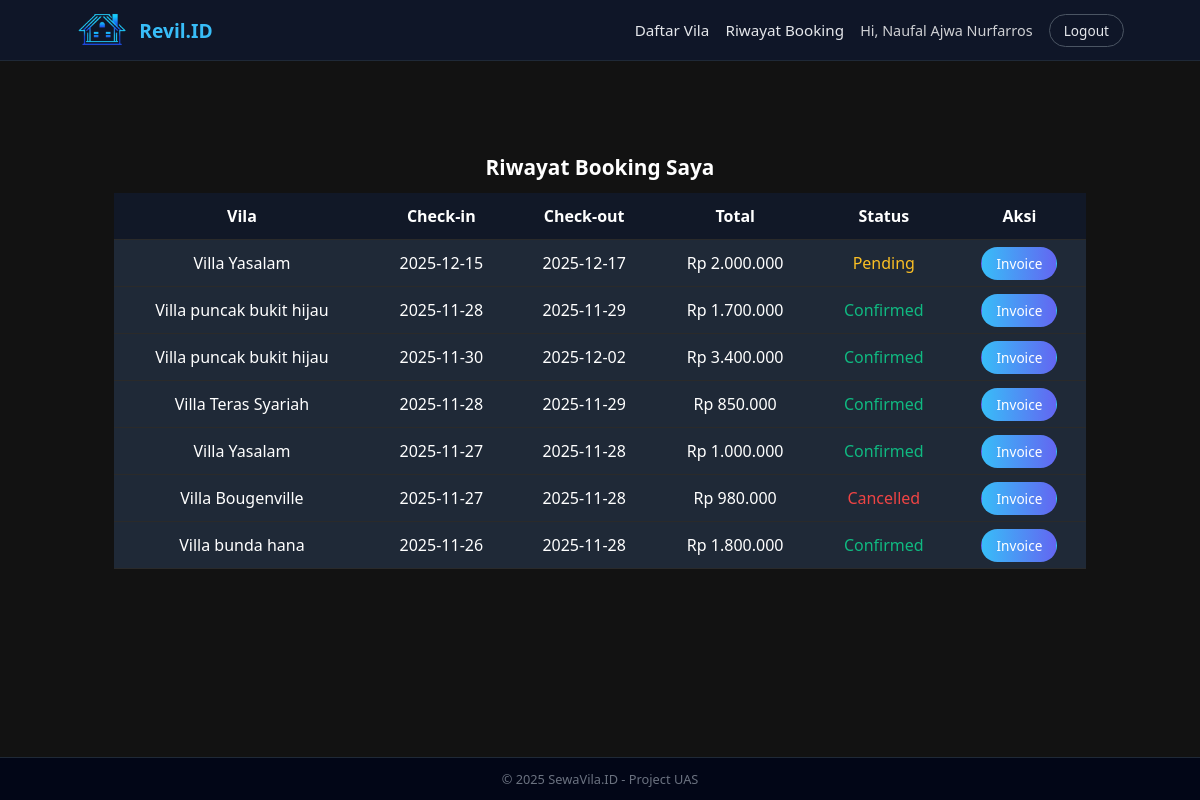
The app's page /riwayat.php (signed in) with its own data.
### tables this page shows
CREATE TABLE `booking` (
  `id_booking` int(11) NOT NULL,
  `id_user` int(11) NOT NULL,
  `id_vila` int(11) NOT NULL,
  `check_in` date NOT NULL,
  `check_out` date NOT NULL,
  `jumlah_tamu` int(11) NOT NULL,
  `total_harga` int(11) NOT NULL,
  `status_booking` enum('pending','confirmed','cancelled') DEFAULT 'pending',
  `created_at` datetime DEFAULT current_timestamp()
);

CREATE TABLE `vila` (
  `id_vila` int(11) NOT NULL,
  `nama_vila` varchar(100) NOT NULL,
  `lokasi` varchar(100) NOT NULL,
  `harga` int(11) NOT NULL,
  `deskripsi` text DEFAULT NULL,
  `fasilitas` text DEFAULT NULL,
  `rating` float DEFAULT NULL,
  `gambar` varchar(255) DEFAULT NULL,
  `latitude` decimal(20,16) DEFAULT NULL,
  `longitude` decimal(20,16) DEFAULT NULL
);

### riwayat.php (the view, shortened to what this page needs)
<?php
include 'header.php';
$id_user = $_SESSION['id_user'];
$q = mysqli_query($conn, "
SELECT b.*, v.nama_vila, v.lokasi, v.harga
FROM booking b
JOIN vila v ON b.id_vila = v.id_vila
WHERE b.id_user = $id_user
ORDER BY b.created_at DESC
");
?>
<h2 class="section-title">Riwayat Booking Saya</h2>
<table class="admin-table" style="width:90%;margin:auto;">
    <tr>
        <th>Vila</th>
        <th>Check-in</th>
        <th>Check-out</th>
        <th>Total</th>
        <th>Status</th>
        <th>Aksi</th>
    </tr>
    <?php while ($row = mysqli_fetch_assoc($q)) { ?>
    <tr>
        <td><?= htmlspecialchars($row['nama_vila']); ?></td>
        <td><?= $row['check_in']; ?></td>
        <td><?= $row['check_out']; ?></td>
        <td>Rp <?= number_format($row['total_harga'],0,',','.'); ?></td>
        <td>
            <?php
                $status_color = [
                    "pending" => "#fbbf24",
                    "confirmed" => "#10b981",
                    "cancelled" => "#ef4444"
                ];
            ?>
            <span style="color:<?= $status_color[$row['status_booking']] ?>">
                <?= ucfirst($row['status_booking']); ?>
            </span>
        </td>
        <td>
            <a href="invoice.php?id=<?= $row['id_booking']; ?>" class="btn-primary">Invoice</a>
        </td>
    </tr>
    <?php } ?>
</table>
<?php include 'footer.php'; ?>

### assets/css/style.css (style rules this page uses)
* { box-sizing: border-box; margin: 0; padding: 0; font-family: system-ui, -apple-system, BlinkMacSystemFont, "Segoe UI", sans-serif; }
html, body { height: 100%; margin: 0; }
body { margin: 0; padding: 0; background: #121212; color: white; display: flex; flex-direction: column; padding-top: 0px; }
.btn-primary, .btn-outline { border-radius: 999px; padding: 6px 14px; font-size: 0.85rem; border: 1px solid transparent; }
.btn-primary { background: linear-gradient(90deg,#38bdf8,#6366f1); color: white !important; text-decoration: none; }
.section-title { margin-top: 32px; margin-bottom: 12px; font-size: 1.3rem; font-weight: 600; text-align: center; }
.admin-table { width: 90%; margin: 30px auto; border-collapse: collapse; color: white; }
.admin-table th, .admin-table td { padding: 12px 15px; text-align: center; }
.admin-table tr { border-bottom: 1px solid #2a2a2a; }
.admin-table th { background-color: #111827; font-weight: 600; }
.admin-table td { background-color: #1f2937; }

### records on screen
booking: id_vila.nama_vila "Villa Yasalam", check_in "2025-12-15", check_out "2025-12-17", total_harga "2.000.000", status_booking "Pending"
booking: id_vila.nama_vila "Villa puncak bukit hijau", check_in "2025-11-28", check_out "2025-11-29", total_harga "1.700.000", status_booking "Confirmed"
booking: id_vila.nama_vila "Villa puncak bukit hijau", check_in "2025-11-30", check_out "2025-12-02", total_harga "3.400.000", status_booking "Confirmed"
booking: id_vila.nama_vila "Villa Teras Syariah", check_in "2025-11-28", check_out "2025-11-29", total_harga "850.000", status_booking "Confirmed"
booking: id_vila.nama_vila "Villa Yasalam", check_in "2025-11-27", check_out "2025-11-28", total_harga "1.000.000", status_booking "Confirmed"
booking: id_vila.nama_vila "Villa Bougenville", check_in "2025-11-27", check_out "2025-11-28", total_harga "980.000", status_booking "Cancelled"
booking: id_vila.nama_vila "Villa bunda hana", check_in "2025-11-26", check_out "2025-11-28", total_harga "1.800.000", status_booking "Confirmed"

### other values on screen
$_SESSION['nama'] "Naufal Ajwa Nurfarros"
